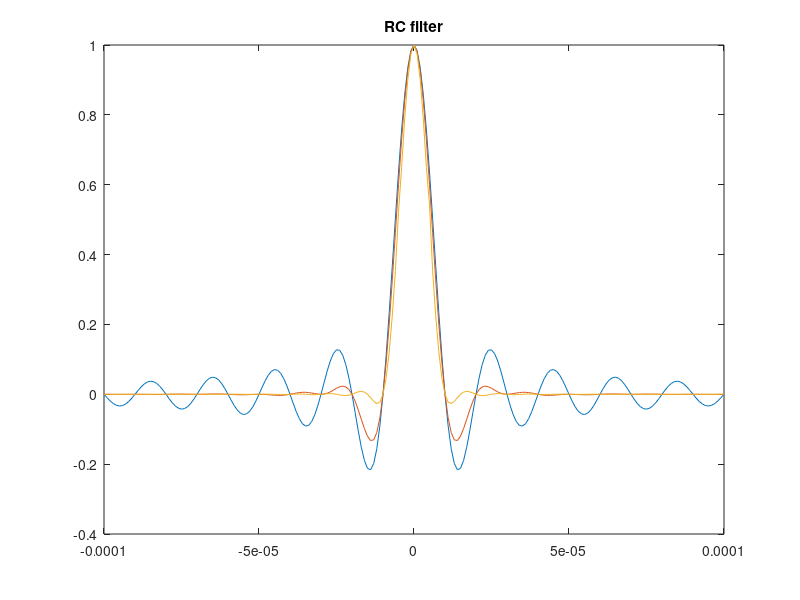
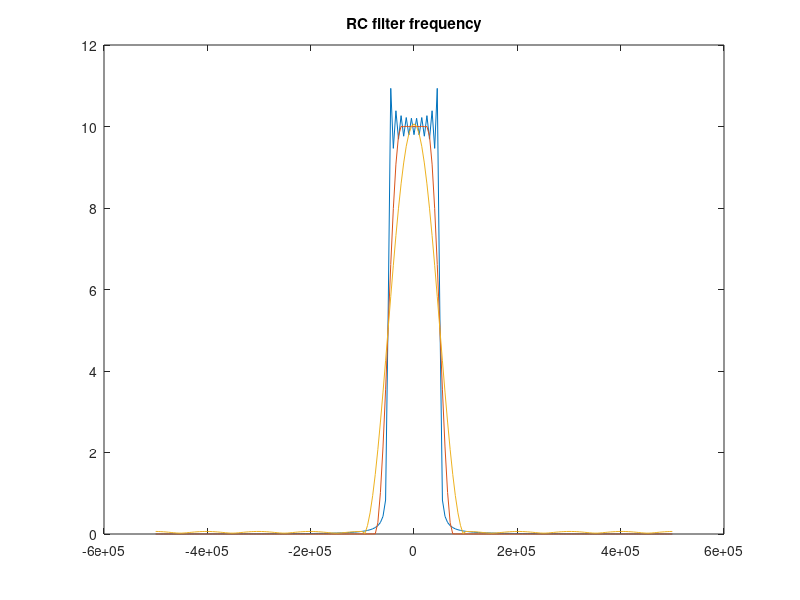
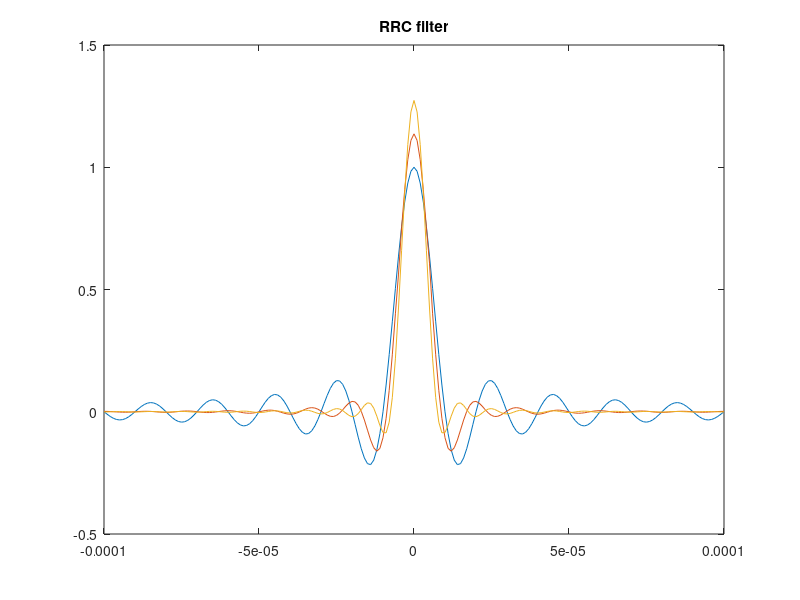
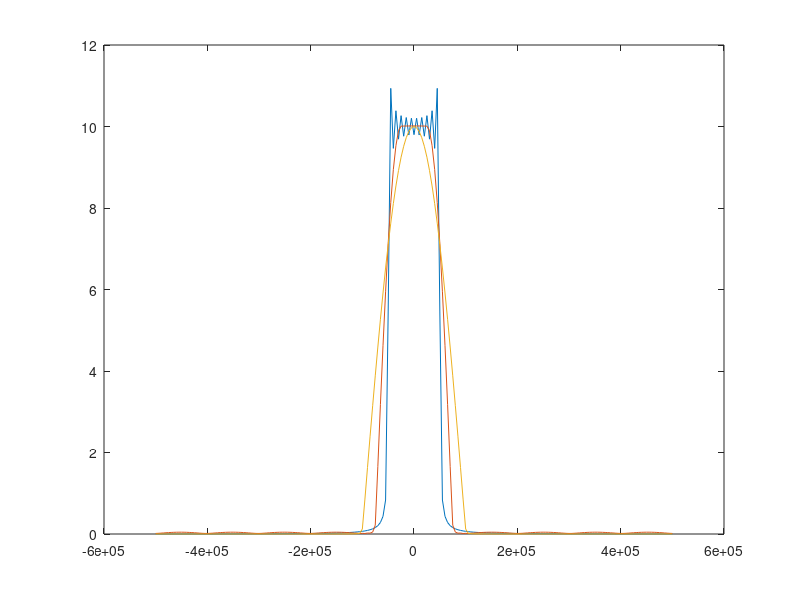

Here is the MATLAB script that generated these plots, in order:
clear;clc;
T = 1/10^5;
F_s = 10/T;
F = linspace(-F_s/2, F_s/2, 201);
t = -10*T:T/10:10*T;

figure; 
B = 0;
RC_0 = sinc(t/T) .* cos(pi * B * t / T) ./ (1 - (2 * B * t/T).^2);
plot(t, RC_0);
hold on; 
B = 0.5;
RC_1 = sinc(t/T) .* cos(pi * B * t / T) ./ (1 - (2 * B * t/T).^2);
plot(t, RC_1);
hold on; 
B = 1;
RC_2 = sinc(t/T) .* cos(pi * B * t / T) ./ (1 - (2 * B * t/T).^2);
plot(t, RC_2); 
title('RC filter')

figure; 
fft_RC_0 = abs(fftshift(fft(RC_0)));
fft_RC_1 = abs(fftshift(fft(RC_1)));
fft_RC_2 = abs(fftshift(fft(RC_2)));
plot(F, fft_RC_0);hold on;
plot(F, fft_RC_1);hold on;
plot(F, fft_RC_2);hold on;
title('RC filter frequency');


%%
B = 0;
RRC_0 = (sin(pi * t * (1 - B) / T) + 4 .* B .* t ./T.* cos(pi * t * (1 + B) / T)) ./ (pi * t .* (1 - (4 * B * t / T).^2) / T);
RRC_0(101)=1+B * (4/pi-1);
fft_RRC_0 = abs(fftshift(fft(RRC_0)));

B = 0.5;
RRC_1 = (sin(pi * t * (1 - B) / T) + 4 .* B .* t ./T.* cos(pi * t * (1 + B) / T)) ./ (pi * t .* (1 - (4 * B * t / T).^2) / T);
RRC_1(101) = 1+B * (4/pi-1);
fft_RRC_1 = abs(fftshift(fft(RRC_1)));

B = 1;
RRC_2 = (sin(pi * t * (1 - B) / T) + 4 .* B .* t ./T.* cos(pi * t * (1 + B) / T)) ./ (pi * t .* (1 - (4 * B * t / T).^2) / T);
RRC_2(101)=1+B * (4/pi-1);
fft_RRC_2 = abs(fftshift(fft(RRC_2)));

figure;
plot(t, RRC_0); hold on;
plot(t, RRC_1); hold on;
plot(t, RRC_2); hold on;
title('RRC filter')

figure;
plot(F, fft_RRC_0); hold on;
plot(F, fft_RRC_1); hold on;
plot(F, fft_RRC_2); hold on;


%%
T = 1/10^5;
f_s = 10^6;
BPSK = randi([0,1],1,1000);
BPSK = BPSK * 2 - 1;
BPSK = upsample(BPSK, 10);
RC_conv = conv(BPSK, RC_2, 'same');
RCC_conv = conv(BPSK, RRC_2, 'same');

figure;
plot(BPSK(1:100)); hold on;
plot(RC_conv(1:100)); hold on;
plot(RCC_conv(1:100)); hold on;


